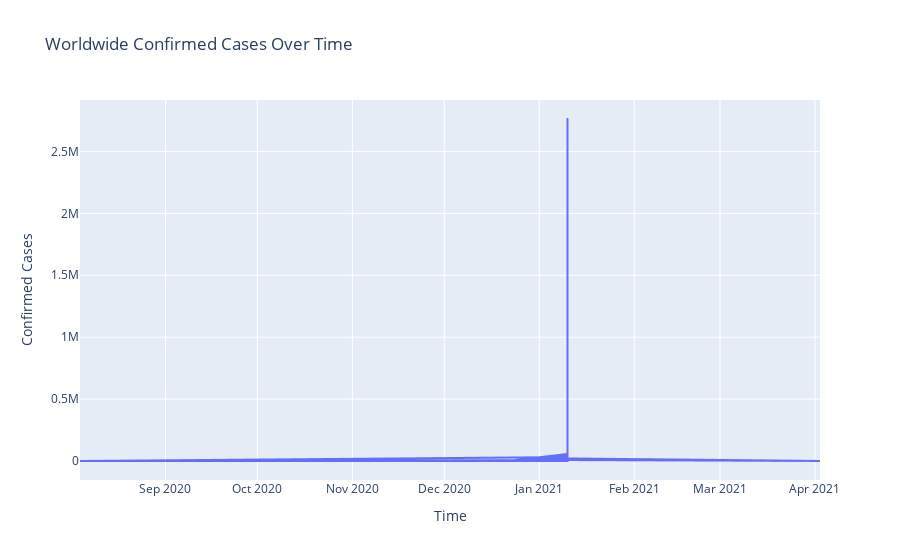

The notebook cell saved with this chart:
### Code cell
# Worldwide Confirmed Cases
fig = px.line(covid_data, x='Last_Update', y='Confirmed', title='Worldwide Confirmed Cases Over Time')
fig.update_xaxes(title_text='Time')
fig.update_yaxes(title_text='Confirmed Cases')
fig.show()

### Figure 1 — Plotly figure (JSON) as saved in the notebook; plotly's stock layout.template omitted (floating-point values rounded to 4 significant figures; data arrays with more than 128 entries replaced by an {"elided": "..."} marker saying what was removed)
{"data": [{"hovertemplate": "Last_Update=%{x}<br>Confirmed=%{y}<extra></extra>", "legendgroup": "", "line": {"color": "#636efa", "dash": "solid"}, "marker": {"symbol": "circle"}, "mode": "lines", "name": "", "showlegend": false, "type": "scattergl", "x": {"elided": "4012 str values"}, "xaxis": "x", "y": {"elided": "4012 int values"}, "yaxis": "y"}], "layout": {"legend": {"tracegroupgap": 0}, "title": {"text": "Worldwide Confirmed Cases Over Time"}, "xaxis": {"anchor": "y", "domain": [0, 1], "title": {"text": "Time"}}, "yaxis": {"anchor": "x", "domain": [0, 1], "title": {"text": "Confirmed Cases"}}}}
